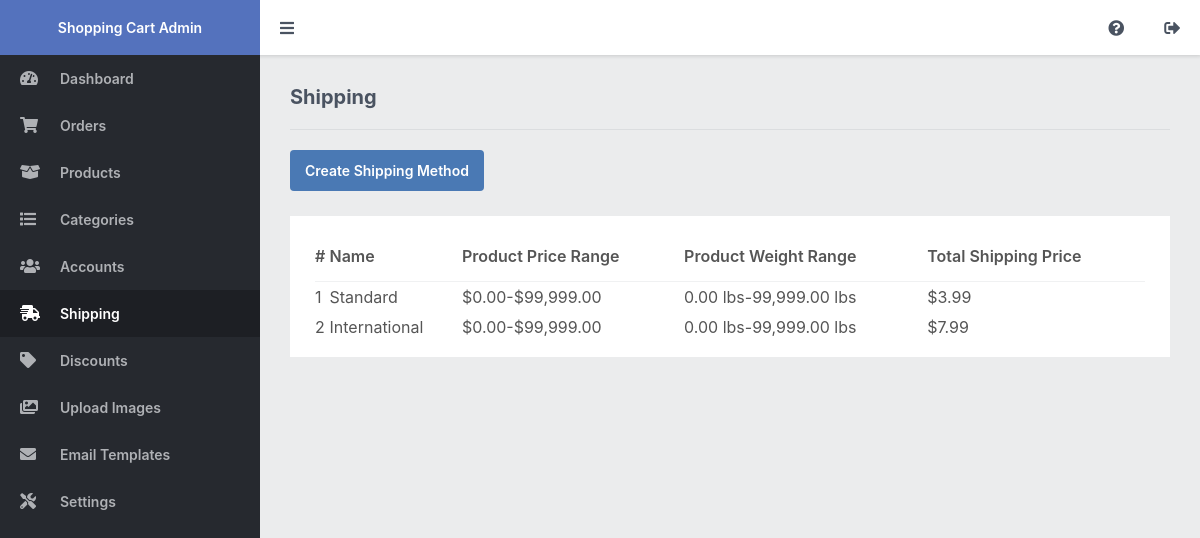
Screenshot of /admin/index.php?page=shipping (signed in) with the database file from the repository.
### tables this page shows
CREATE TABLE IF NOT EXISTS `shipping` (
`id` int(11) NOT NULL AUTO_INCREMENT,
  `name` varchar(255) NOT NULL,
  `price_from` decimal(7,2) NOT NULL,
  `price_to` decimal(7,2) NOT NULL,
  `price` decimal(7,2) NOT NULL,
  `weight_from` decimal(7,2) NOT NULL DEFAULT '0.00',
  `weight_to` decimal(7,2) NOT NULL DEFAULT '0.00',
  PRIMARY KEY (`id`)
);

### admin/index.php (called while the page is built, shortened)
<?php
include '../functions.php';
$page = isset($_GET['page']) && file_exists($_GET['page'] . '.php') ? $_GET['page'] : 'dashboard';
include $page . '.php';
?>

### admin/shipping.php (the view, shortened to what this page needs)
<?php
$stmt = $pdo->prepare('SELECT * FROM shipping');
$stmt->execute();
$shipping = $stmt->fetchAll(PDO::FETCH_ASSOC);
?>
<?=template_admin_header('Shipping', 'shipping')?>
<h2>Shipping</h2>
<div class="links">
    <a href="index.php?page=shipping_process">Create Shipping Method</a>
</div>
<div class="content-block">
    <div class="table">
        <table>
            <thead>
                <tr>
                    <td>#</td>
                    <td>Name</td>
                    <td>Product Price Range</td>
                    <td>Product Weight Range</td>
                    <td>Total Shipping Price</td>
                </tr>
            </thead>
            <tbody>
                <?php if (empty($shipping)): ?>
                <tr>
                    <td colspan="8" style="text-align:center;">There are no shipping methods</td>
                </tr>
                <?php else: ?>
                <?php foreach ($shipping as $s): ?>
                <tr class="details" onclick="location.href='index.php?page=shipping_process&id=<?=$s['id']?>'">
                    <td><?=$s['id']?></td>
                    <td><?=$s['name']?></td>
                    <td><?=currency_code?><?=number_format($s['price_from'], 2)?>-<?=currency_code?><?=number_format($s['price_to'], 2)?></td>
                    <td><?=number_format($s['weight_from'], 2)?> lbs-<?=number_format($s['weight_to'], 2)?> lbs</td>
                    <td><?=currency_code?><?=number_format($s['price'], 2)?></td>
                </tr>
                <?php endforeach; ?>
                <?php endif; ?>
            </tbody>
        </table>
    </div>
</div>
<?=template_admin_footer()?>

### admin/admin.css (style rules this page uses)
* { box-sizing: border-box; font-family: -apple-system, BlinkMacSystemFont, "segoe ui", roboto, oxygen, ubuntu, cantarell, "fira sans", "droid sans", "helvetica neue", Arial, sans-serif; font-size: 16px; -webkit-font-smoothing: antialiased; -moz-osx-font-smoothing: grayscale; }
html { height: 100%; }
body { position: relative; min-height: 100%; color: #555555; background-color: #ebeced; margin: 0; }
h1, h2, h3, h4, h5 { color: #4a5361; margin: 0; padding: 0; }
main h2 { font-size: 20px; padding-bottom: 20px; border-bottom: 1px solid #dbdddf; }
main .content-block { background-color: #fff; margin-top: 25px; padding: 15px; }
main .table { padding: 0 10px; }
main .table table { width: 100%; border-collapse: collapse; }
main .table table thead td { font-weight: 600; padding: 15px 0; }
main .table table thead tr { border-bottom: 1px solid #f0f1f2; }
main .table table tbody td { padding: 5px 0; }
main .table table .details { cursor: pointer; }
main .links { display: flex; flex-flow: wrap; padding-top: 20px; }
main .links a { display: inline-flex; text-decoration: none; background: #4a79b4; color: #FFFFFF; padding: 12px 15px; margin-right: 10px; font-size: 14px; font-weight: 600; border-radius: 4px; }

### rows the page displays
shipping: id "1", name "Standard", price_from "0.00", price_to "99,999.00", weight_from "0.00", weight_to "99,999.00", price "3.99"
shipping: id "2", name "International", price_from "0.00", price_to "99,999.00", weight_from "0.00", weight_to "99,999.00", price "7.99"
